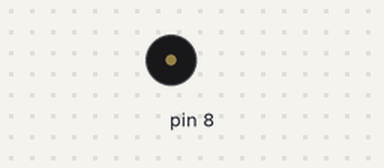
Bench run of a sketch on a simulated Arduino Uno, built with avr-gcc and run on an emulated ATmega328P. On the bench: buzzer (waves = sounding).

Above: at 0.3 s.
At 2.55 s:
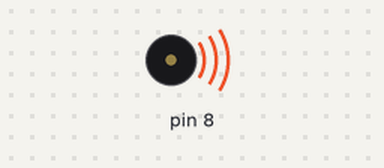
Timing chart, 0 to 3.0 s (numbered marks = the images above):
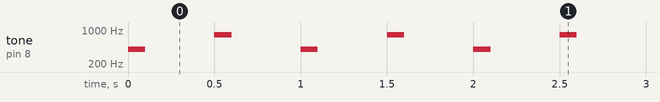

The sketch:

BuzzerMusic.ino
```cpp
void setup() {
  // put your setup code here, to run once:

}

void loop() {
  // put your main code here, to run repeatedly:
  tone(8, 400, 100);
  delay(500);

  tone(8, 800, 100);
  delay(500);
}
```

Measured:
- by itself, tone on pin 8: repeats every 1.0 s: silent 0.40 s, 800 Hz 0.10 s, silent 0.40 s, 400 Hz 0.10 s
